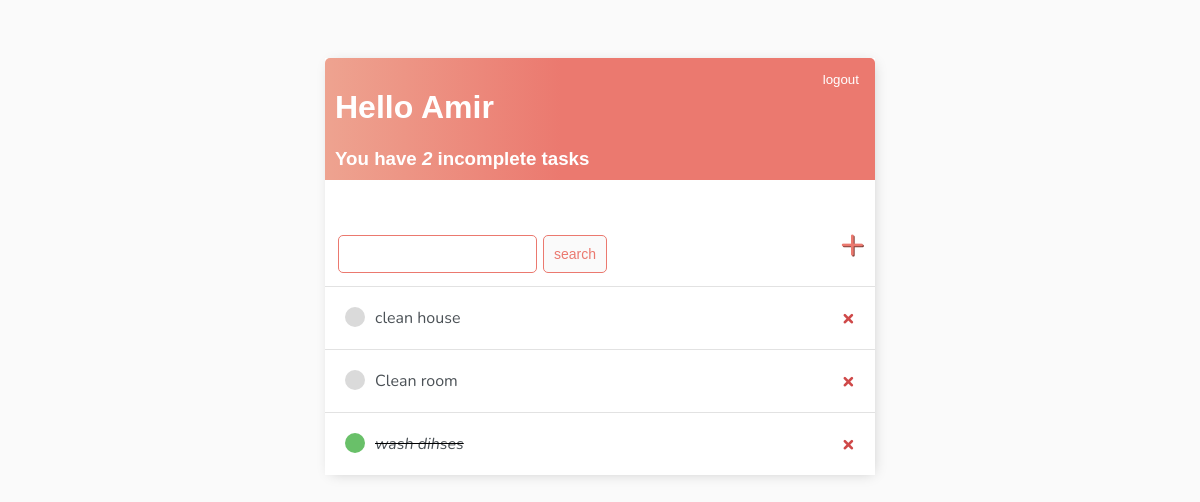
The app's page / (signed in), older data.
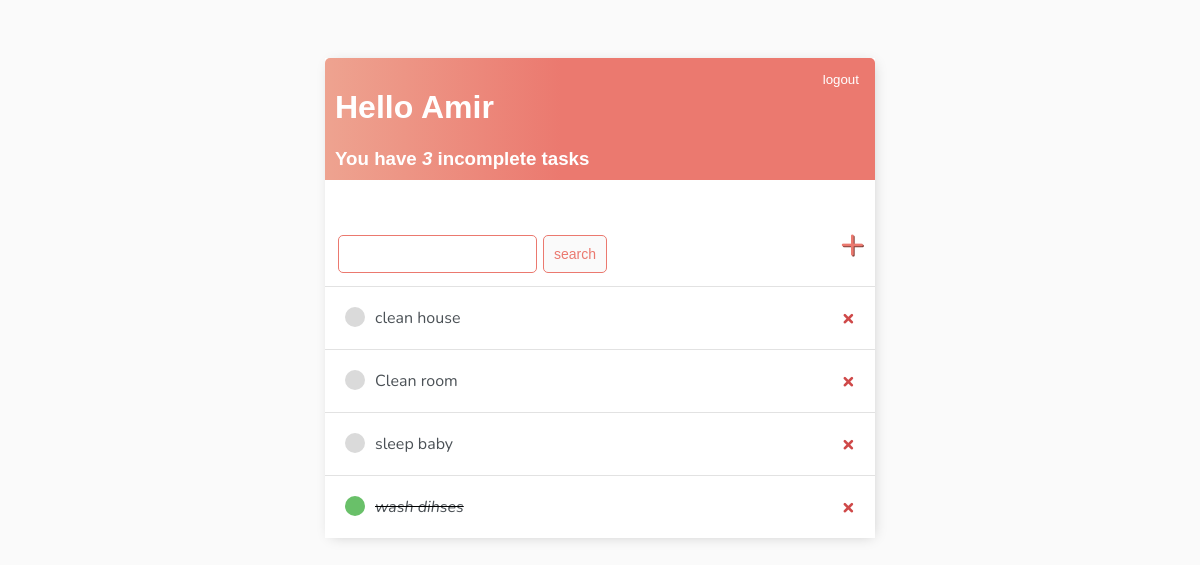
The same page, newer data.
### base/models.py (models this page shows)
class Task(models.Model):
    user = models.ForeignKey(User, on_delete=models.CASCADE, blank=True, null=True)
    title = models.CharField(max_length=200)
    description = models.TextField(null=True, blank=True)
    complete = models.BooleanField(default=False)
    created = models.DateTimeField(auto_now_add=True)
    def __str__(self):
        return self.title
    class Meta:
        ordering = ['complete']

### base/views.py (the view)
# urls.py: path('', views.TaskList.as_view(), name = 'tasks'),
class TaskList(LoginRequiredMixin ,ListView):
    model = Task
    context_object_name = 'tasks'
    def get_context_data(self, **kwargs):
        context = super().get_context_data(**kwargs)
        context['tasks'] = context['tasks'].filter(user = self.request.user)
        context['count'] = context['tasks'].filter(complete = False).count()
        input = self.request.GET.get('input_search') or ''
        if input:
            context['tasks'] = context['tasks'].filter(title__icontains = input)
            context['input_search'] = input
        return context

### base/templates/base/task_list.html (shortened to what this page needs)
{% extends "base/main.html" %}
{% block content %}
<div class="header-bar">
    <div>
        <h1>Hello {{request.user|title}}</h1>
        <h3 style="margin : 0">You have <i> {{count}}  </i>incomplete task{{ count|pluralize:"s" }}</h3>
    </div>
    {% if request.user.is_authenticated %}
    <form method="post" action="{% url 'logout' %}">
        <button type="submit">logout</button>
    </form>
{% endif %}
</div>
<br>
<div id="search-add-wrapper">
    <form method = "get" action = "{% url 'tasks' %}" style="margin-top: 20px; display: flex;">
        <input style="margin: 3px;" type = "text" value = "{{input_search}}" name = "input_search">
        <input style="margin: 3px;" class="button" type = "submit" value = "search">
    </form>
    <a id="add-link" href="{% url 'create' %}">&#x2b;</a>
</div>
<div class="task-items-wrapper">
    {% for task in tasks %}
        <div class="task-wrapper">
            {% if task.complete %}
            <div class="task-title">
                <div class="task-complete-icon"></div>
                    <i><s><a href="{% url 'update' task.id %}">{{task}}</a></s></i>
                </div>
                {% else %}
                <div class="task-title">
                    <div class="task-incomplete-icon"></div>
                        <a href="{% url 'update' task.id %}">{{task}}</a>
                    </div>
            {% endif %}
            <a class="delete-link" href="{% url 'delete' task.id %}">&#215;</a>
        </div>
    {% empty %}
    <h3>List is empty</h3>
    {% endfor %}
</div>
{% endblock content %}

### base/templates/base/main.html (shortened to what this page needs)
<!DOCTYPE html>
<html lang="en">
<head>
</head>
<body>
    <div class = "container">
    {% block content %}
    {% endblock content %}
    </div>
</body>
</html>

### base/templates/base/main.html (style rules this page uses)
body { background-color: #FAFAFA; font-family: "Nunito", sans-serif; padding-top : 50px; }
.container { max-width : 550px; margin : auto; background-color : #fff; -webkit-box-shadow : 2px 2px 13px -4px rgba(0,0,0,0.21); box-shadow : 2px 2px 13px -4px rgba(0,0,0,0.21); }
h1, h2, h3, h4, h5, h6 { font-family : 'Raleway', sans-serif; }
a,p { color : #4b5156; }
.header-bar { display: flex; justify-content: space-between; color: #fff; padding: 10px; border-radius: 5px 5px 0 0; background: linear-gradient(90deg, #EEA390 0%, #EB796F 43%, #EB796F 100%); }
.header-bar button { background: inherit; border: none; color: #fff; }
.task-wrapper { display: flex; align-items: center; justify-content: space-between; padding: 20px; background-color: #fff; border-top : 1px solid rgb(226, 226, 226) }
.task-title { display: flex; }
.task-title a { text-decoration: none; color: #4b5156; margin-left: 10px; }
.task-complete-icon { height: 20px; width: 20px; background-color: rgb(105, 192, 105); border-radius: 50%; }
.task-incomplete-icon { height: 20px; width: 20px; background-color: rgb(218, 218, 218); border-radius: 50%; }
.delete-link { text-decoration: none; font-weight: 900; color: #cf4949; font-size: 22px; line-height: 0; }
#search-add-wrapper { display: flex; justify-content: space-between; padding: 10px; align-items: center; }
#add-link { color: #EB796F; text-decoration: none; font-size: 42px; text-shadow: 1px 1px #81413b; }
input[type = text], input[type = password], textarea { border: 1px solid #EB796F; border-radius: 5px; padding: 10px; width: 90%; }
.button { border: 1px solid #EB796F; background-color: #FAFAFA; color: #EB796F; padding: 10px; font-size: 14px; border-radius: 5px; cursor: pointer; text-decoration: none; }

Row changes from the older to the newer data that the page shows:
added Task: title "sleep baby"
Text that changed along with them:
{{ count }}: "2" → "3"
